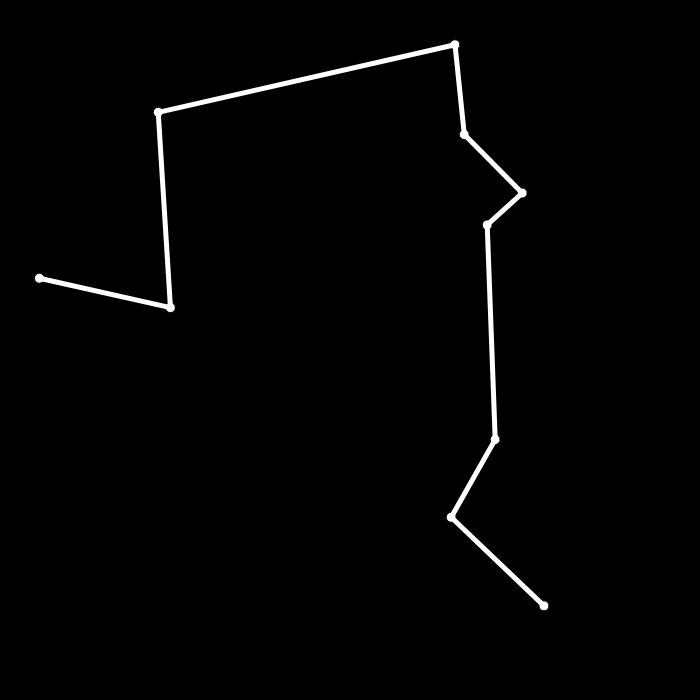
Frame 1 (no input)
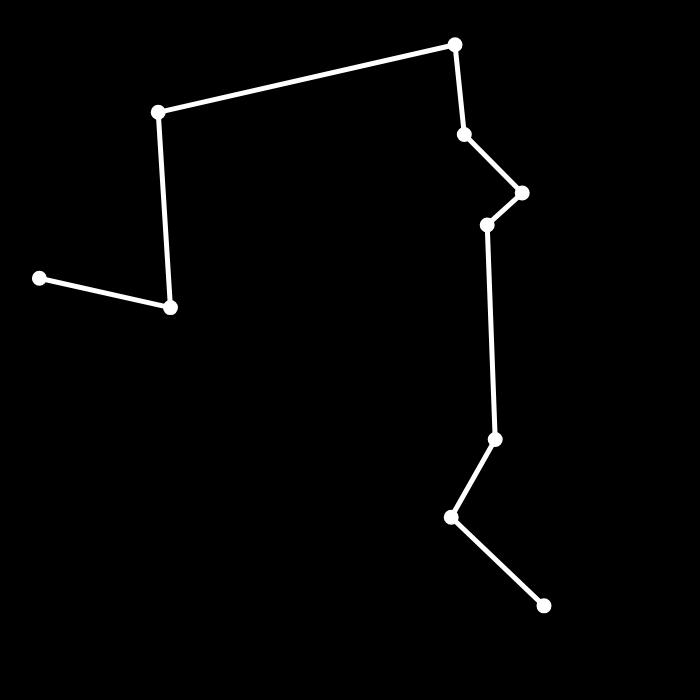
Frame 60 (no input)
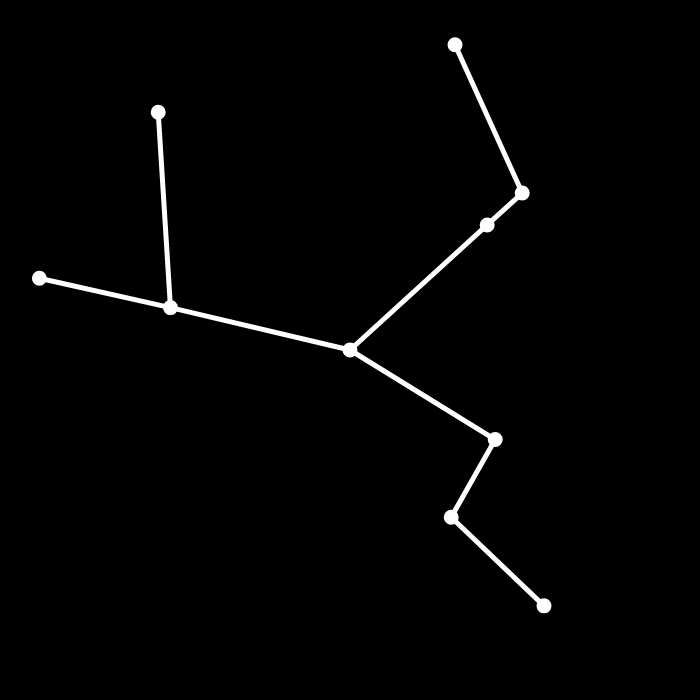
Frame 120 (the mouse pressed at the canvas centre since frame 60)

The p5.js sketch that drew these frames (run headless with seeded random() and noise() and a simulated clock; from frame 60 on, the mouse is pressed at the canvas centre):

// p5.js sketch
// ── sketch.js
/**
 * http://www.mathcs.emory.edu/~cheung/Courses/171/Syllabus/11-Graph/prim2.html
 */
let vertices = [];



function setup(){
    createCanvas(700, 700);
    //background(0);
    //randomly populate verticies
    for(var i = 0; i < 10; i++){
        vertices.push(createVector(random(0, width - 50), random(0, height - 50)));
    }
}

function distance(v1, v2){
    return dist(v1.x, v1.y, v2.x, v2.y);
}

function connect(v1, v2){
    stroke(255);
    strokeWeight(5);
    line(v1.x, v1.y, v2.x, v2.y);
}

function mousePressed(){
    vertices.splice(0, 1);
    vertices.push(createVector(mouseX, mouseY));
}

function MST(){
    background(0);

    let reached = [];
    let unreached = [];
    //all vertices are unreached
    unreached = [...vertices];

    //Mark the starting node as reached
    //All other nodes are unreached
    reached.push(unreached[0]);
    unreached.splice(0, 1);

    for(var vertex of vertices){
        fill(255);
        ellipse(vertex.x, vertex.y, 10, 10);
    }

    while(unreached.length > 0){
        //Find an edge with minimum cost in the graph that connects
            //a REACHED node X to an UNREACHED node Y
        let minDist = Infinity;

        //substitute variables to access outside of index scopes
        let iValue;
        let jValue;

        //nested loop to find the shortest distance of all reached to all unreached nodes
        for(var i = 0; i < reached.length; i++){
            for(var j = 0; j < unreached.length; j++){
                currentDist = distance(reached[i], unreached[j]);
                if(minDist > currentDist) {
                    minDist = currentDist;
                    iValue = i;
                    jValue = j;
                }//end if
            }//end unreached loop
        }//end reached loop
        
        connect(reached[iValue], unreached[jValue]);
        reached.push(unreached[jValue]);
        unreached.splice(jValue, 1);
    }//end while-loop
}

function draw(){
    MST();
}//end draw()
